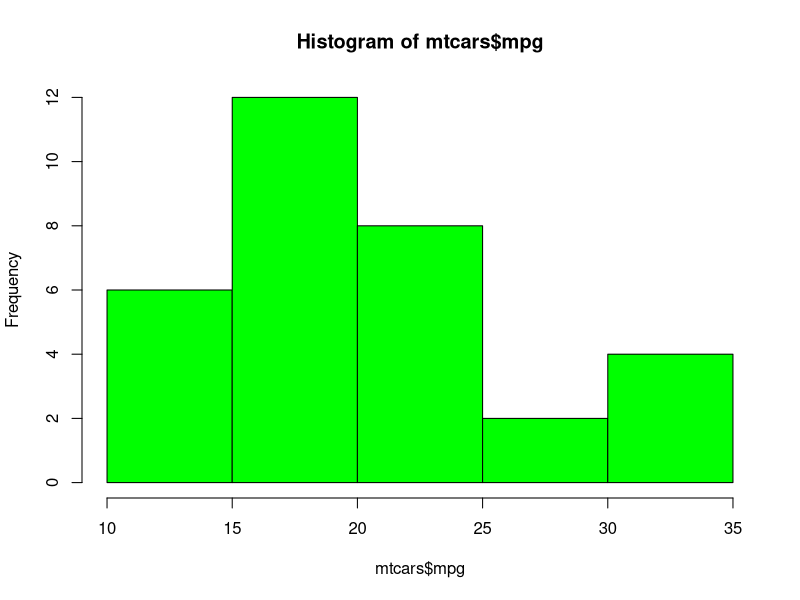

Write R code to recreate this figure.
data(mtcars)


library(skimr)
skim(mtcars)


summary(mtcars)


head(mtcars, 5)

# Let us create a histogram

hist(mtcars$mpg, col ='green')

cor.test(mtcars$mpg, mtcars$disp)
